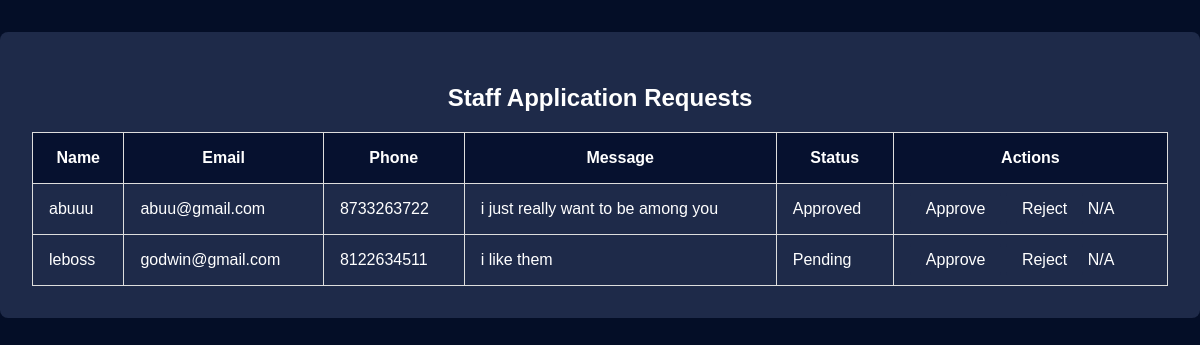
The page /app/admin/make_staff/ (signed in) on the database as committed earlier.
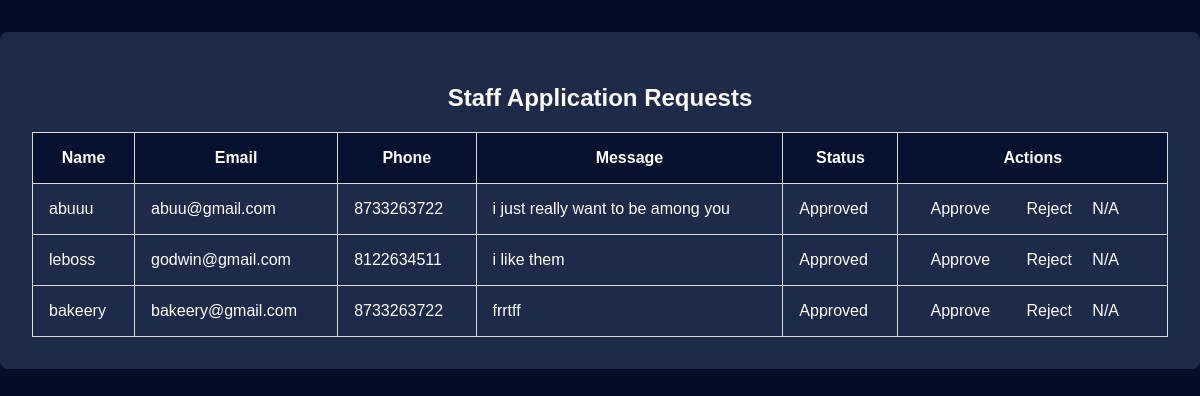
The same page on the database as committed later.
### app/models.py (models this page shows, shortened)
class StaffApplication(models.Model):
    user = models.OneToOneField(settings.AUTH_USER_MODEL, on_delete=models.CASCADE, null=True, blank=True)
    name = models.CharField(max_length=100)
    email = models.EmailField()
    phone = models.CharField(max_length=20)
    message = models.TextField()
    status = models.CharField(max_length=20, choices=[('Pending', 'Pending'), ('Approved', 'Approved')])

### app/views.py (the view)
# urls.py: path('admin/make_staff/', admin_dashboard, name='make_staff'),
@user_passes_test(lambda u: u.is_superuser)
def admin_dashboard(request):
    applications = StaffApplication.objects.all()
    return render(request, 'app/approved_staff.html', {'applications': applications})

### app/templates/app/approved_staff.html (shortened to what this page needs)
<!DOCTYPE html>
<html lang="en">
<head>
</head>
<body>
    <div class="container">
        <h2>Staff Application Requests</h2>
        <table>
            <thead>
                <tr>
                    <th>Name</th>
                    <th>Email</th>
                    <th>Phone</th>
                    <th>Message</th>
                    <th>Status</th>
                    <th>Actions</th>
                </tr>
            </thead>
            <tbody>
                {% for application in applications %}
                    <tr>
                        <td>{{ application.name }}</td>
                        <td>{{ application.email }}</td>
                        <td>{{ application.phone }}</td>
                        <td>{{ application.message|truncatewords:10 }}</td>
                        <td>{{ application.status }}</td>
                        <td>
                                <a href="{% url 'approve_request' request_id=application.id %}" class="btn">Approve</a>
                                <a href="{% url 'reject_request' request_id=application.id %}" class="btn" onclick="return confirm('Are you sure you want to reject this request?');">Reject</a>
                                <span>N/A</span>
                        </td>
                    </tr>
                {% empty %}
                    <tr>
                        <td colspan="6">No applications found.</td>
                    </tr>
                {% endfor %}
            </tbody>
        </table>
    </div>
</body>
</html>

Rows that differ between the two databases and show on the page:
changed StaffApplication "leboss": status "Pending" → "Approved"
added StaffApplication: name "bakeery", email "bakeery@gmail.com", phone "8733263722", message "frrtff", status "Approved"
